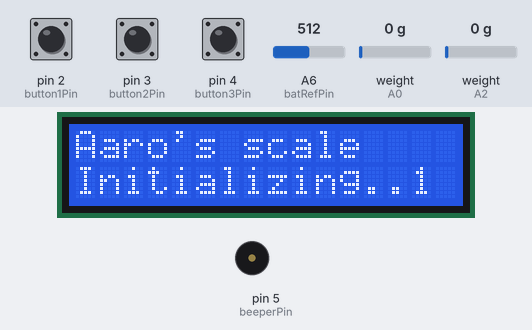
Bench run of a sketch on a simulated Arduino Nano, built with avr-gcc and run on an emulated ATmega328P. Shown: 16×2 character LCD, buzzer (waves = sounding, pin HIGH). The test bench sets the inputs (shaded band); at power-on: A6 (batRefPin) = 512, pin 2 (button1Pin) HIGH, pin 3 (button2Pin) HIGH, pin 4 (button3Pin) HIGH, weight on the scale (sensors on A0, A2) 0 g. What the sketch prints to the serial monitor is not drawn.

Above: at 11.6 s.
11.7 s: A6 (batRefPin) set to 510
At 14.8 s:
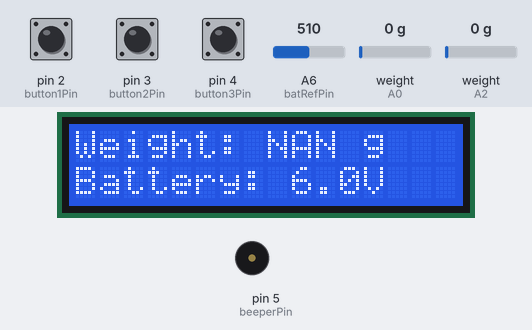
15.8 s: A6 (batRefPin) set to 306
At 17.1 s:
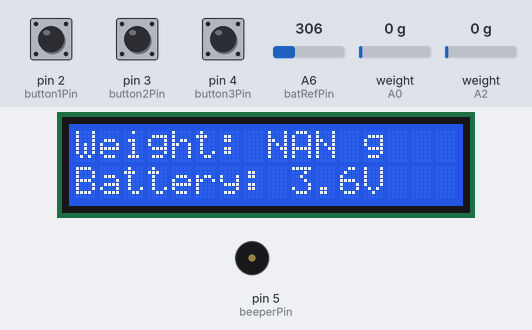
17.6 s: pin 2 (button1Pin) pulled LOW for 3.2 s
At 23.2 s:
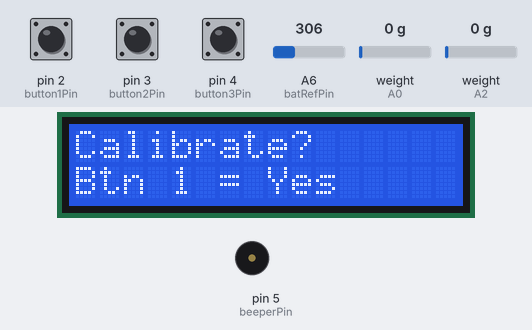
23.9 s: pin 2 (button1Pin) pulled LOW for 1.6 s
At 27.2 s:
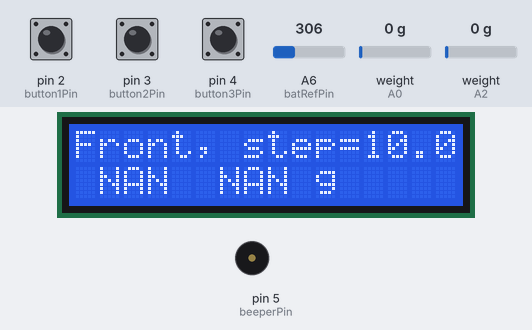
Timing chart, 0 to 28.7 s (numbered marks = the images above; inputs shaded):
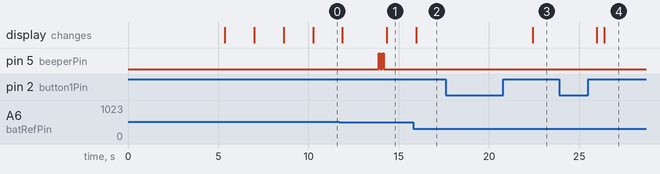

The sketch:

CG_scale_AMa_mod2017.ino.ino
```cpp
//CG-scale originally designed and published by Olav Kallhovd; https://github.com/olkal/CG_scale

/*
-------------------------------------------------------
Update 31.08.2017:
 - fixed EEPROM read -problem
 - changed low voltage limit to 6 volts
 - changed smallest calibration step from 0.1 to 0.05
-------------------------------------------------------
*/

/*
Copyright Aaro Malila, Finland, 2017 (aaro.malila@gmail.com)

Only one Arduino board is needed, as LCD-display with i2c-bus is used.
I used this: http://www.ebay.com/itm/New-Blue-IIC-I2C-TWI-1602-16x2-Serial-LCD-Module-Display-for-Arduino/221439853893?ssPageName=STRK%3AMEBIDX%3AIT&_trksid=p2060353.m2749.l2649
As the i2c-interface installed behind the LCD is quite thick, a new lcd box cover (bottom) was done by modifying Olav's design.

Board type used is Arduino Nano (328 16 MHz). A Arduino Pro Mini can also be used,
but there are no free pins for voltage measurement as HX711's need 4 and i2c-bus 2 analog pins.

Led is removed, as status (power on/off) is easily shown from backlit LCD.
Low voltage alarm is added.

Display is connected via i2c-bus, description is here: https://forum.arduino.cc/index.php?topic=128635.0
A modified lcd-library (LiquidCrystal_I2C.h) is required, the native Arduino 1.0 will not work.
Follow the instuctions behind that link. A LM7805-regulator was used to give the display 5V, power supply
from Arduino Nano's (clone) vcc  was not enough.

Load cell amplifiers are used with this library: https://github.com/bogde/HX711

Connections / pins:
 - rear load cell:   A0-A1
 - front load cell:  A2-A3
 - LCD i2c-bus:      A4-A5 (SDA-SCL)
 - battery voltage   A6


Calibration function
It is possible to set the calibration factors with 3 buttons. A known calibration weight is needed.

Altered values are saved to EEPROM.
 - navigation buttons / pins
    * btn 1 digital2 func
    * btn 2 digital3 -
    * btn 3 digital4 +

Hold btn 1 down a few seconds and release it to enter calibration menu. Select sensor and steps by clicking btn1, and
make adjustments to scale factor by clicking buttons 2 and 3 until the weight is what it is supposed to be. Go through
all the steps, after the last one values are written to EEPROM.

Led or beeper is used to signal if a) battery is low or b) there is no activity after certain time, scale being in
power save state and LCD backlight shut off.

Voltage divider with R1=10 R2=1 kohm resistors are used, and reference voltage is set to 1.1 V (ARef = internal).

Operating cycle is defined ONLY by how fast the sensors give the measurements. Quite slow
amplifiers were used. If faster ones are found, it might be necessary to add some delay()
to the end of the loop -block.

HX711 amplifiers and LCD seem to consume quite a lot. This is why update intervals are changed during the operation.

*/

//libraries
//display
#include <Wire.h> //for i2c-bus
#include <LiquidCrystal_I2C.h>

//load cell amplifiers
#include "HX711.h"


//load cell amplifiers - HOX! Prototype is just opposite... this is like in schema
HX711 front_scale(A2, A3);
HX711 rear_scale(A0, A1);


//eeprom
#include <EEPROM.h>

//pins
byte batRefPin = A6; //battery voltage measurement
byte button1Pin = 2;
byte button2Pin = 3;
byte button3Pin = 4;
byte beeperPin  = 5;

//variable
float battValue; //battery voltage
float eW,tW; //measurement results from front/rear load cells
float CGratio; //a ratio that is calculated from values above...
float CG; //final result

//physical dimensions (distances), make sure that these are coherent with the mechanical unit
float WingPegDist = 119.8; //calibration value in mm, projected distance between wing support points, measure with calliper
float LEstopperDist = 30.0; //calibration value in mm, projected distance from front wing support point to leading edge (stopper pin), measure with calliper

float CGoffset = ((WingPegDist / 2) + LEstopperDist);

//Lsome stuff for LCD
#define I2C_ADDR    0x3f // Display's i2c-address. Use i2c-scanner to search the correct one...
#define BACKLIGHT_PIN  3
#define En_pin  2
#define Rw_pin  1
#define Rs_pin  0
#define D4_pin  4
#define D5_pin  5
#define D6_pin  6
#define D7_pin  7

//display
LiquidCrystal_I2C  lcd(I2C_ADDR,En_pin,Rw_pin,Rs_pin,D4_pin,D5_pin,D6_pin,D7_pin);
//*******************************************************************
//LOCALIZATION - modify these according to your preferences
bool weight_oz = false; //if for some strange reason ounces are preferred instead of grams

//splash text, shown after startup, eg "My own CG-scale"
String t0 = "Aaro's scale";

//battery status, eg "Battery:"
String t1 = "Battery:";

//What is hown during the initialization phase, eg. "Initializing.."
String t2 = "Initializing..";

//Label for weight, eg "Weight:"
String t3 = "Weight:";

//Label for CG result, eg "CG:"
String t4 = "CG:";

//Label for calibr. question, eg "Calibrate?";
String t5 = "Calibrate?";

//Label for calibr.question row2, eg "Btn 1 = Yes"
String t6 = "Btn 1 = Yes";
//********************************************************************
//other parameters
byte n_avg = 8; //number of measurements from which the average is calculated (by the HX711 library)
unsigned int lcd_min_update_interval_ms = 500; //to acoid flickering etc

//if sensor wires are crossed and scale shows negative values...
bool invert_front_sensor = true;
bool invert_rear_sensor  = true;

//calibration factors, modify these to adjust the output with known calibration weight...
float sens_cal_1 = 1000; //default value, this is overwritten with value stored by calibration function
float sens_cal_2 = 1000; //default value, ...

float treshold = 2; //min weight, below this "0.0" is shown
float U_batt_low = 6; //low battery level, below this some info is shown

bool battAlarmShown = false; //flag to control batt info display usage (is shown only once per session)

//a counter to count.. something
byte counter = 0; //counter

//EEPROM addresses
unsigned int s1Addr=0;
unsigned int s2Addr=4;

//button/mode things
byte mode = 0; //0=norm 1,2,3... = calibration
byte btn = 0;
bool b1down,b2down,b3down; //button states
float adjStep = 10; //mode-dependent step
String adjSensor = "Front";

//scale sensor states, flags to avoid excess commands (and time consumption)
bool frontOn = false;
bool rearOn = false;

//lcd update timer (to prevent updating too often, f=0.5 Hz)
unsigned int t_prev_lcd_update = 0;
String prevL1, prevL2; //previous lines printed
byte prevLine;

//no activity --> turn off the LCD backlight and turn on the led?
byte n_zero_meas = 0;
byte n_sleep = 3; //after this time without any load on sensors LCD is turned off
unsigned int t_signal = 0; //millis() since las signaling
bool powerSave = false;

//-----------------------------------------------------------------
//setup
void setup()
  {
  //button pin modes
  pinMode(button1Pin,INPUT_PULLUP); //button1 func
  pinMode(button2Pin,INPUT_PULLUP); //button2 +
  pinMode(button3Pin,INPUT_PULLUP); //button3 +

  //led or beeper
  pinMode(beeperPin,OUTPUT);

  //change reference voltage to 1.1 v (internal)
  analogReference(INTERNAL);

  lcd.begin (16,2); //  chars, lines
  lcd.setBacklightPin(3,POSITIVE);
  lcd.home ();

  Serial.begin(9600); //for serial transmission

  //splash
  print2lcd(1,t0);

  lcd.setBacklight(HIGH);
  print2lcd(2,t2);

  //HX711 init
  //read calibration factors from EEPROM
  readFromEEPROM();

  front_scale.set_scale(sens_cal_1);
  front_scale.tare();
  rear_scale.set_scale(sens_cal_2);
  rear_scale.tare();

  //power up the sensors
  front_scale.power_up();
  frontOn = true;
  rear_scale.power_up();
  rearOn = true;

  //sw operation mode
  mode = 0; //normal mode

  //button index, 0=no buttons pressed
  btn = 0;
  }
//-----------------------------------------------------------------
//main operation
void loop()
  {
  //buttons?
  areButtonsPressed();

  if (mode == 0) //normal operation
    {
    //read sensor values
    readSensors();

    //send sensor and battery values to serial port [front rear U_batt]
    Serial.println(String(eW,2)+" "+String(tW,2)+" "+String(readBattVoltage(),2));

    //countdown during init
    if (counter < 6 && counter > 0) print2lcd(2,t2+String(5-counter));

    //set sensors to zero (tare)
    if (counter == 5)
      {
      front_scale.tare();
      rear_scale.tare();
      giveSignal(2); //rdy
      }

    //update the counter
    counter++;

    //operation after init phase
    if (counter > 5)
      {
      //total weight
      float mass = eW + tW;
      if (mass < treshold) mass = 0; //less than treshold = 0 g

      //calculate CG:
      float cog = calculateCG();

      //check activity --> powerSave
      if (mass == 0)
        {
        n_zero_meas = n_zero_meas + 1;
        if (n_zero_meas >= n_sleep && powerSave == false)
          {
          lcd.setBacklight(LOW);
          powerSave = true;
          t_signal = (unsigned int)millis(); //reset timer
          }
        }
        else //some weight on scale
        {
        n_zero_meas = 0;
        lcd.setBacklight(HIGH);
        powerSave = false;
        }

      //print total mass to lcd
      if (weight_oz == false) print2lcd(1,t3 +" "+String(mass,1)+" g");
      if (weight_oz == true)  print2lcd(1,t3 +" "+String(mass,2)+" oz");

      //print CG if feasible
      if (String(cog,1) != "0.0")
        {
        print2lcd(2,t4 +" "+String(cog,1)+" mm");
        }
        else
        {
        print2lcd(2,t1+" "+String(readBattVoltage(),1)+"V");
        }

      //counter rotation...
      if (counter > 20) //run between 10 and 20
        {
        counter = 10; //run between 10 and 20

        //voltage measurement
        if (readBattVoltage() < U_batt_low && battAlarmShown == false) //if lover than value set...
          {
          //...show info about battery voltage
          print2lcd(1,t1 +" < "+String(U_batt_low)+"V");
          giveSignal(3);

          delay(2000);
          battAlarmShown = true; //flag up
          t_signal = (unsigned int)millis(); //reset timer
          }

        //low battery, signal is given every 30 seconds
        if (readBattVoltage() < U_batt_low && battAlarmShown == true)
          {
          if ((unsigned int)millis() - t_signal > 30000)
            {
            giveSignal(3);
            t_signal = (unsigned int) millis(); //update timestamp
            }
          }
        }
      }
    } //end of mode 0

  //signal during power save state
  if (powerSave == true && ((unsigned int)millis() - t_signal) > 20000)
    {
    giveSignal(3);
    t_signal = (unsigned int)millis();
    }

  //other modes
  //Question "calibrate?"
  if (mode == 1)
    {
    print2lcd(1,t5);
    print2lcd(2,t6);
    delay(500);
    }

  //cbr modes 1-7
  if (mode > 1 && mode < 8)
    {
    print2lcd(1,adjSensor+", step="+String(adjStep,2));

    if (mode > 1 && mode < 5) //front sensor
      {
      if (frontOn == false) {front_scale.power_up();  frontOn = true;}
      if (rearOn == true)   {rear_scale.power_down(); rearOn = false;}

      front_scale.set_scale(sens_cal_1); //update scaling factor
      eW = front_scale.get_units(4)*-1; //-1 to invert if needed //n_avg
      if (weight_oz == true) eW = eW * 0.035274;

      //print factor and result to lcd
      if (weight_oz == false) print2lcd(2,String(sens_cal_1,2)+" "+String(eW,2)+" g");
      if (weight_oz == true)  print2lcd(2,String(sens_cal_1,2)+" "+String(eW,2)+" oz");
      }
      else //rear sensor
      {
      if (frontOn == true)  {front_scale.power_down();  frontOn = false;}
      if (rearOn == false)  {rear_scale.power_up();     rearOn = true;}

      rear_scale.set_scale(sens_cal_2); //update scaling factor
      tW = rear_scale.get_units(4)*-1; //-1 to invert if needed
      if (weight_oz == true) tW = tW * 0.035274;

      //print factor and result to lcd
      if (weight_oz == false) print2lcd(2,String(sens_cal_2,2)+" "+String(tW,2)+" g");
      if (weight_oz == true)  print2lcd(2,String(sens_cal_2,2)+" "+String(tW,2)+" oz");
      }
    }

  if (mode == 8) //save values to eeprom
    {
    print2lcd(1,"Saving values...");
    print2lcd(2,"");

    saveToEEPROM();

    delay(1000);

    if (frontOn == false)  {front_scale.power_up();  frontOn = true;}
    if (rearOn == false)   {rear_scale.power_up();   rearOn = true;}

    mode = 0; // back to business
    }

  //power save state --> wait 5 sec after each loop
  if (counter > 5 && powerSave == true && mode == 0) delay(5000);
  } //end of loop

//-----------------------------------------------------------------
//Functions
//printing to LCD
void print2lcd(int line_1_2,String text)
  {
  //to avoid updating too often
  bool update = false;
  if (line_1_2 != prevLine) update = true;
  if (line_1_2 == prevLine && ((unsigned int)millis()-t_prev_lcd_update) > lcd_min_update_interval_ms) update = true;

  //check if the contents is changed.. if not --> do not update LCD
  if (line_1_2 == 1 && text == prevL1) update = false;
  if (line_1_2 == 2 && text == prevL2) update = false;


  if (update == true)
    {
    //clear line
    lcd.setCursor(0,line_1_2-1);
    lcd.print("                "); //..stupid way

    //print mess
    lcd.setCursor(0,line_1_2-1);
    lcd.print(text);

    //update timestanp, line number and such
    prevLine = line_1_2;
    t_prev_lcd_update = (unsigned int)millis();

    if (line_1_2 == 1) prevL1 = text;
    if (line_1_2 == 2) prevL2 = text;
    }
  }

//reading the sensor values
//values are put to global variables eW,tW
void readSensors()
  {
  //front
  eW = front_scale.get_units(n_avg);
  if (invert_front_sensor == true) eW = eW * -1;

  if (eW < 0) eW = 0; //no negative values
  if (weight_oz == true) eW = eW * 0.035274; //oz?

  //rear
  tW = rear_scale.get_units(n_avg);
  if (invert_rear_sensor == true) tW = tW * -1;

  if (tW < 0) tW = 0; //no negative values
  if (weight_oz == true) tW = tW * 0.035274; //oz?
  }

//calculate CG
float calculateCG()
  {
  if (eW > treshold && tW > treshold) //proceed only if there are relevant values
    {
    CGratio = tW / (eW + tW);
    return (((WingPegDist) * CGratio)) - ((WingPegDist) / 2) + CGoffset;
    }
    else
    {
    return 0;
    }
  }

//read battery voltage
float readBattVoltage()
  {
  int val = analogRead(batRefPin);
  return val*1.1/1023/0.818*9; //multiplier 0.818 is pre-calculated from resistor values and ref voltage.
  }

//handle buttons
void areButtonsPressed()
  {
  btn = 0; //button index, 0 = no buttons pressed
  //detect button up
  //b1
  if (b1down == false && digitalRead(2) == 0){b1down = true;}
  else{if (b1down == true && digitalRead(2) == 1){b1down = false;btn = 1;}}

  //b2
  if (b2down == false && digitalRead(3) == 0){b2down = true;}
  else{if (b2down == true && digitalRead(3) == 1){b2down = false;btn = 2;}}

   //b3
  if (b3down == false && digitalRead(4) == 0){b3down = true;}
  else{if (b3down == true && digitalRead(4) == 1){b3down = false;btn = 3;}}

  //-------------------------------------------
  //mode-spesific operations
  //from basic operation to calibration mode, question?
  if (mode == 0 && btn == 1 && counter > 10)
    {
    mode = 1; //question
    btn = 0;
    }

  //btn2 or 3 -> cancel, back to mode 0
  if (mode == 1 && btn > 1)
    {
    mode = 0;
    btn = 0;
    }

  //btn1 = yes --> change to calibration mode a
  if (mode == 1 && btn == 1)
    {
    mode = 2;
    btn = 0;
    }

  //front, step = 10
  if (mode == 2)
    {
    if (btn == 1) mode++; //next
    adjSensor = "Front";
    adjStep = 10;
    if (btn == 2) sens_cal_1 = sens_cal_1-adjStep;
    if (btn == 3) sens_cal_1 = sens_cal_1+adjStep;
    btn = 0;
    }
  //front, step = 1
  if (mode == 3)
    {
    if (btn == 1) mode++; //next
    adjSensor = "Front";
    adjStep = 1;
    if (btn == 2) sens_cal_1 = sens_cal_1-adjStep;
    if (btn == 3) sens_cal_1 = sens_cal_1+adjStep;
    btn = 0;
    }
  //front, step = 0.05
  if (mode == 4)
    {
    if (btn == 1) mode++; //next
    adjSensor = "Front";
    adjStep = 0.05;
    if (btn == 2) sens_cal_1 = sens_cal_1-adjStep;
    if (btn == 3) sens_cal_1 = sens_cal_1+adjStep;
    btn = 0;
    }

  //rear, step = 10
  if (mode == 5)
    {
    if (btn == 1) mode++; //next
    adjSensor = "Rear";
    adjStep = 10;
    if (btn == 2) sens_cal_2 = sens_cal_2-adjStep;
    if (btn == 3) sens_cal_2 = sens_cal_2+adjStep;
    btn = 0;
    }
  //rear, step = 1
  if (mode == 6)
    {
    if (btn == 1) mode++; //next
    adjSensor = "Rear";
    adjStep = 1;
    if (btn == 2) sens_cal_2 = sens_cal_2-adjStep;
    if (btn == 3) sens_cal_2 = sens_cal_2+adjStep;
    btn = 0;
    }
  //rear, step = 0.05
  if (mode == 7)
    {
    if (btn == 1) mode++; //next
    adjSensor = "Rear";
    adjStep = 0.05;
    if (btn == 2) sens_cal_2 = sens_cal_2-adjStep;
    if (btn == 3) sens_cal_2 = sens_cal_2+adjStep;
    btn = 0;
    }
  }

//EEPROM
//read calibration factors
void readFromEEPROM()
  {
  //reset EEPROM if button1 = down
  if (digitalRead(2) == 0)
    {
    for (int i = 0;i<EEPROM.length();i++) EEPROM.write(i, 0xff);
    print2lcd(1,"EEPROM RST");

    sens_cal_1 = 900;
    sens_cal_2 = 900;

    EEPROM.put(s1Addr,sens_cal_1);
    EEPROM.put(s2Addr,sens_cal_1);

    delay(1000);
    }
    else //read values from eeprom
    {
    EEPROM.get(s1Addr,sens_cal_1);
    EEPROM.get(s2Addr,sens_cal_2);
    }

  Serial.println(sens_cal_1,HEX);
  Serial.println(sens_cal_2,HEX);
  }

//save calibration factors
void saveToEEPROM()
  {
  EEPROM.put(s1Addr,sens_cal_1);
  EEPROM.put(s2Addr,sens_cal_2);
  }

//signaling with led or beeper
void giveSignal(byte n)
  {
  byte t = 100;
  for (int i=0;i<n;i++)
    {
    digitalWrite(beeperPin,HIGH);
    delay(t);
    digitalWrite(beeperPin,LOW);
    delay(t);
    }
  }
```

Measured:
- after the input at 15.8 s, the display: changes after 0.17 s (image 2)
- after the input at 17.6 s, the display: changes after 4.8 s (image 3)
- after the input at 23.9 s, the display: first changes after 2.1 s (image 4 shows a later state)
